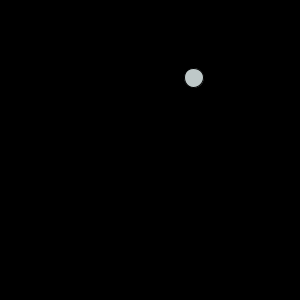
Frame 1 (no input)
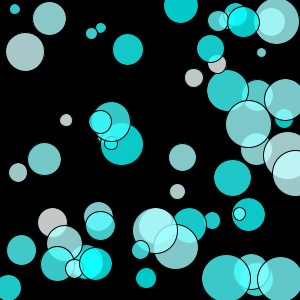
Frame 60 (the mouse pressed at the canvas centre just before this capture)
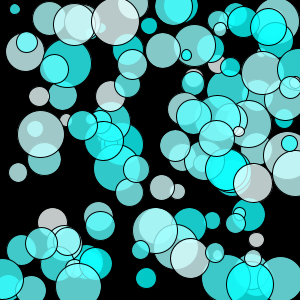
Frame 120 (the mouse held since frame 60 and released just before this capture)

The Processing sketch that drew these frames (run headless with seeded random() and noise(); from frame 60 on, the mouse is pressed at the canvas centre):

// Processing sketch: ex07_01_04
// ── ex07_01_04.pde
// 랜덤한 위치, 색상, 크기로 원을 생성

void setup() {
  size(300, 300);
  background(0);
}

void draw() {
  float x = random(width); 
  float y = random(height);
  float c = random(255);
  float d = random(10, 50);
  display(x, y, c, d);
}

void display(float xx, float yy, float cc, float dd) {
  fill(cc, 255, 255, 200);
  ellipse(xx, yy, dd, dd);
}
